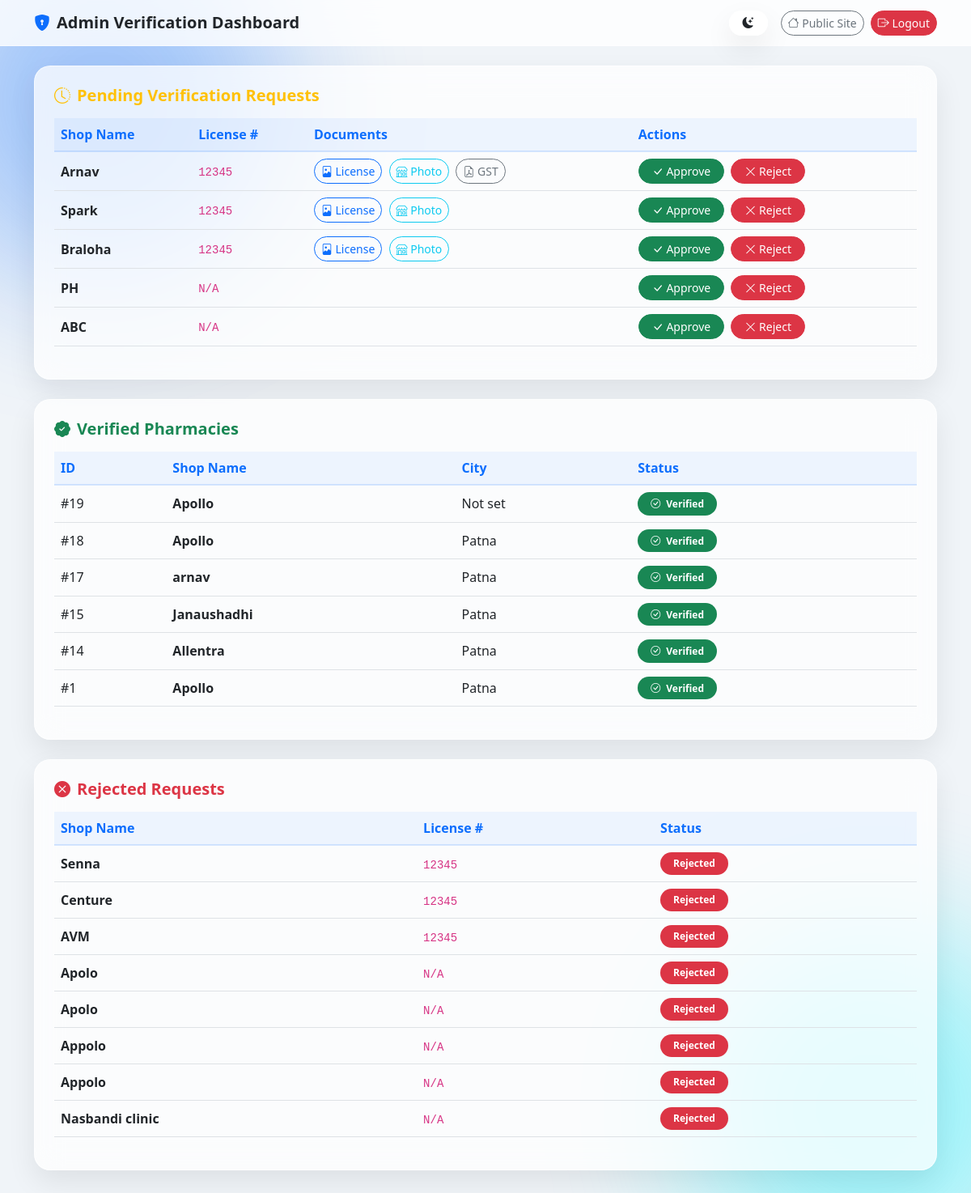
The app's page /admin/dashboard (signed in) with its own data.
### tables this page shows
CREATE TABLE shops 
                        (id INTEGER PRIMARY KEY, name TEXT, city TEXT, password TEXT, lat REAL, lng REAL, status TEXT DEFAULT 'Pending', license_number TEXT, license_image TEXT, gst_certificate TEXT, shop_photo TEXT);

### app.py (the view)
@app.route("/admin/dashboard")
def admin_dashboard():
    if not session.get("admin"):
        return redirect("/admin")
    db = get_db()
    pending = db.execute("SELECT * FROM shops WHERE status='Pending' ORDER BY id DESC").fetchall()
    verified = db.execute("SELECT * FROM shops WHERE status='Verified' ORDER BY id DESC").fetchall()
    rejected = db.execute("SELECT * FROM shops WHERE status='Rejected' ORDER BY id DESC").fetchall()
    return render_template("admin_dashboard.html", pending=pending, verified=verified, rejected=rejected)

### app.py (called while the page is built)
def get_db():
    conn = sqlite3.connect("database.db")
    conn.row_factory = sqlite3.Row
    conn.execute("PRAGMA foreign_keys = ON;")
    return conn

### templates/admin_dashboard.html (shortened to what this page needs)
<!DOCTYPE html>
<html lang="en">
<head>
    <link rel="stylesheet" href="https://cdn.jsdelivr.net/npm/bootstrap@5.3.0/dist/css/bootstrap.min.css">
    <link rel="stylesheet" href="https://cdn.jsdelivr.net/npm/bootstrap-icons@1.10.5/font/bootstrap-icons.css">
    <link rel="stylesheet" href="/static/css/style.css">
</head>
<body class="ambient-bg pb-5">
<nav class="navbar navbar-expand-lg glass-nav sticky-top mb-4">
    <div class="container">
        <span class="navbar-brand fw-bold text-dark"><i class="bi bi-shield-lock-fill text-primary me-2"></i>Admin Verification Dashboard</span>
        <div class="d-flex align-items-center gap-2">
            <button class="btn btn-sm glass-card px-3 rounded-pill me-2" onclick="toggleTheme()" title="Toggle Theme">
                <i id="theme-toggle-icon" class="bi bi-moon-stars-fill text-dark"></i>
            </button>
            <a href="/" class="btn btn-outline-secondary btn-sm rounded-pill"><i class="bi bi-house"></i> Public Site</a>
            <a href="/admin/logout" class="btn btn-danger btn-sm rounded-pill"><i class="bi bi-box-arrow-right"></i> Logout</a>
        </div>
    </div>
</nav>
<div class="container">
    <div class="card glass-card p-4 mb-4">
        <h5 class="fw-bold text-warning mb-3"><i class="bi bi-clock-history me-2"></i>Pending Verification Requests</h5>
        <div class="table-responsive">
            <table class="table table-glass align-middle">
                <thead>
                    <tr>
                        <th>Shop Name</th>
                        <th>License #</th>
                        <th>Documents</th>
                        <th>Actions</th>
                    </tr>
                </thead>
                <tbody>
                    {% for shop in pending %}
                    <tr>
                        <td class="fw-bold">{{ shop.name }}</td>
                        <td><code>{{ shop.license_number or 'N/A' }}</code></td>
                        <td>
                            {% if shop.license_image %}
                                <a href="/uploads/{{ shop.license_image }}" target="_blank" class="btn btn-sm btn-outline-primary rounded-pill me-1"><i class="bi bi-file-image"></i> License</a>
                            {% endif %}
                            {% if shop.shop_photo %}
                                <a href="/uploads/{{ shop.shop_photo }}" target="_blank" class="btn btn-sm btn-outline-info rounded-pill me-1"><i class="bi bi-shop"></i> Photo</a>
                            {% endif %}
                            {% if shop.gst_certificate %}
                                <a href="/uploads/{{ shop.gst_certificate }}" target="_blank" class="btn btn-sm btn-outline-secondary rounded-pill"><i class="bi bi-file-earmark-pdf"></i> GST</a>
                            {% endif %}
                        </td>
                        <td>
                            <a href="/approve/{{ shop.id }}" class="btn btn-success btn-sm rounded-pill px-3 me-1"><i class="bi bi-check-lg"></i> Approve</a>
                            <a href="/reject/{{ shop.id }}" class="btn btn-danger btn-sm rounded-pill px-3"><i class="bi bi-x-lg"></i> Reject</a>
                        </td>
                    </tr>
                    {% else %}
                    <tr>
                        <td colspan="4" class="text-center py-4 text-muted">No pending store verifications.</td>
                    </tr>
                    {% endfor %}
                </tbody>
            </table>
        </div>
    </div>
    <div class="card glass-card p-4 mb-4">
        <h5 class="fw-bold text-success mb-3"><i class="bi bi-patch-check-fill me-2"></i>Verified Pharmacies</h5>
        <div class="table-responsive">
            <table class="table table-glass align-middle">
                <thead>
                    <tr>
                        <th>ID</th>
                        <th>Shop Name</th>
                        <th>City</th>
                        <th>Status</th>
                    </tr>
                </thead>
                <tbody>
                    {% for shop in verified %}
                    <tr>
                        <td>#{{ shop.id }}</td>
                        <td class="fw-bold">{{ shop.name }}</td>
                        <td>{{ shop.city or 'Not set' }}</td>
                        <td><span class="badge bg-success rounded-pill px-3 py-2"><i class="bi bi-check-circle me-1"></i> Verified</span></td>
                    </tr>
                    {% else %}
                    <tr>
                        <td colspan="4" class="text-center py-3 text-muted">No verified pharmacies yet.</td>
                    </tr>
                    {% endfor %}
                </tbody>
            </table>
        </div>
    </div>
    <div class="card glass-card p-4">
        <h5 class="fw-bold text-danger mb-3"><i class="bi bi-x-circle-fill me-2"></i>Rejected Requests</h5>
        <div class="table-responsive">
            <table class="table table-glass align-middle">
                <thead>
                    <tr>
                        <th>Shop Name</th>
                        <th>License #</th>
                        <th>Status</th>
                    </tr>
                </thead>
                <tbody>
                    {% for shop in rejected %}
                    <tr>
                        <td class="fw-bold">{{ shop.name }}</td>
                        <td><code>{{ shop.license_number or 'N/A' }}</code></td>
                        <td><span class="badge bg-danger rounded-pill px-3 py-2">Rejected</span></td>
                    </tr>
                    {% else %}
                    <tr>
                        <td colspan="3" class="text-center py-3 text-muted">No rejected requests.</td>
                    </tr>
                    {% endfor %}
                </tbody>
            </table>
        </div>
    </div>
</div>
</body>
</html>

### static/css/style.css (style rules this page uses)
:root { --primary-gradient: linear-gradient(135deg, #0d6efd 0%, #0a58ca 50%, #6610f2 100%); --liquid-gradient: linear-gradient(-45deg, #0d6efd, #0a58ca, #17a2b8, #6610f2); --glass-bg: rgba(255, 255, 255, 0.75); --glass-bg-hover: rgba(255, 255, 255, 0.88); --glass-border: rgba(255, 255, 255, 0.6); --glass-shadow: 0 15px 35px rgba(0, 0, 0, 0.08); }
body { font-family: system-ui, -apple-system, "Segoe UI", Roboto, "Helvetica Neue", Arial, sans-serif; background-color: #f0f4f8; color: #2c3e50; min-height: 100vh; overflow-x: hidden; animation: pageFadeIn 0.5s ease-out; }
.ambient-bg { position: relative; min-height: 100vh; background-color: #f0f4f8; overflow-x: hidden; }
.ambient-bg::before, .ambient-bg::after { content: ""; position: fixed; width: 450px; height: 450px; border-radius: 50%; filter: blur(90px); opacity: 0.35; pointer-events: none; z-index: 0; animation: floatBlob 14s ease-in-out infinite alternate; }
.ambient-bg::before { background: #0d6efd; top: -100px; left: -100px; }
.ambient-bg::after { background: #00f2fe; bottom: -100px; right: -100px; animation-delay: -7s; }
.glass-card { background: var(--glass-bg) !important; backdrop-filter: blur(16px); -webkit-backdrop-filter: blur(16px); border: 1px solid var(--glass-border) !important; box-shadow: var(--glass-shadow); border-radius: 20px !important; transition: transform 0.3s cubic-bezier(0.165, 0.84, 0.44, 1), box-shadow 0.3s ease; position: relative; z-index: 1; }
.glass-nav { background: rgba(255, 255, 255, 0.8) !important; backdrop-filter: blur(12px); -webkit-backdrop-filter: blur(12px); border-bottom: 1px solid rgba(255, 255, 255, 0.5); }
.table-glass { --bs-table-bg: transparent; }
.table-glass thead th { background: rgba(13, 110, 253, 0.06); color: #0d6efd; border-bottom: 2px solid rgba(13, 110, 253, 0.15); }

### records on screen
shops: name "Arnav", license_number "12345"
shops: name "Spark", license_number "12345"
shops: name "Braloha", license_number "12345"
shops: name "PH", license_number "N/A"
shops: name "ABC", license_number "N/A"
shops: id "19", name "Apollo", city "Not set"
shops: id "18", name "Apollo", city "Patna"
shops: id "17", name "arnav", city "Patna"
shops: id "15", name "Janaushadhi", city "Patna"
shops: id "14", name "Allentra", city "Patna"
shops: id "1", name "Apollo", city "Patna"
shops: name "Senna", license_number "12345"
shops: name "Centure", license_number "12345"
shops: name "AVM", license_number "12345"
shops: name "Apolo", license_number "N/A"
shops: name "Apolo", license_number "N/A"
shops: name "Appolo", license_number "N/A"
shops: name "Appolo", license_number "N/A"
shops: name "Nasbandi clinic", license_number "N/A"
